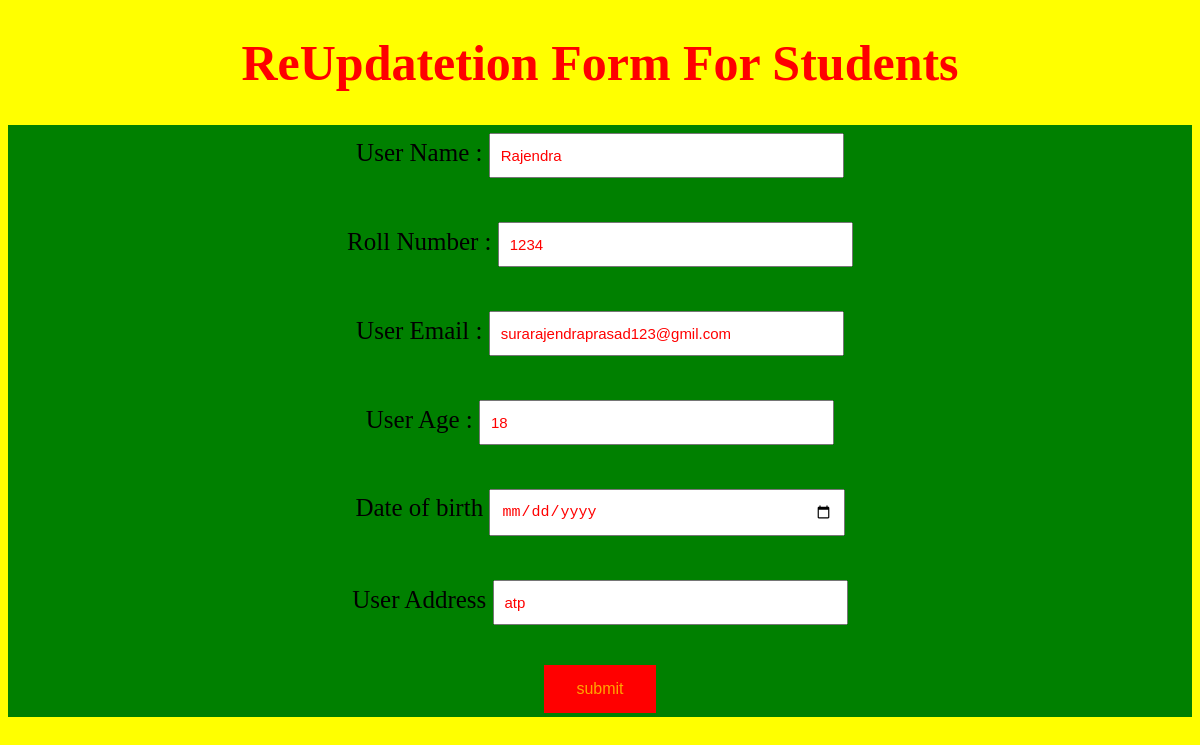
The app's page /update/2/ with its own data.
### Dar/models.py (models this page shows)
class myreg(models.Model):
	uname=models.CharField(max_length=30)
	uemail=models.EmailField(max_length=20)
	Rollno=models.CharField(max_length=10)
	sage=models.IntegerField()
	dob=models.DateField(default=False)
	addres=models.CharField(max_length=30)

### Dar/views.py (the view, shortened to what this page needs)
# urls.py: path('update/<int:num>/',views.update,name='update'),
def update(requset,num):
	info=myreg.objects.get(id=num)
	return render(requset,'html/update.html',{'info':info})

### Dar/templates/html/update.html (shortened to what this page needs)
<!DOCTYPE html>
<html>
<head>
</head>
<body>
	<h1>ReUpdatetion Form For Students</h1>
	<form method="POST">
		<label>User Name :</label>
		<input type="text" name="uname" value="{{info.uname}}" = placeholder="Enter UserName "></br></br>
		<label>Roll Number :</label>
		<input type="text" name="Rollno" value="{{info.Rollno}}" placeholder="Enter Your Rollno"></br></br>
		<label>User Email : </label>
		<input type="email" name="uemail" value="{{info.uemail}}" placeholder="Enter yout Email"></br></br>
		<label>User Age :</label>
		<input type="number" name="sage" value="{{info.sage}}" placeholder="Enter your age"></br></br>
		<label>Date of birth</label>
		<input type="date" name="dob" value="{{info.dob}}" placeholder="Enter Your birth"></br></br>
		<label>User Address</label>
		<input type="text" name="addres" value="{{info.addres}}" placeholder="Enter Your city"></br></br>
		<button>submit</button>
	</form>
</body>
</html>

### Dar/templates/html/update.html (style rules this page uses)
h1 { text-align: center; color:red; }
form { text-align: center; background-color: green; }
body { background-color: yellow; font-size: 25px; }
input { width: 30%; padding: 12px 10px; margin: 8px 0; box-sizing: border-box; font-size:15px; color: red; }
button { background-color: red; border: none; color: orange; padding: 15px 32px; text-align: center; font-size: 16px; margin: 4px 2px; }

### records on screen
myreg: uname "Rajendra", Rollno "1234", uemail "surarajendraprasad123@gmil.com", sage "18", addres "atp"
